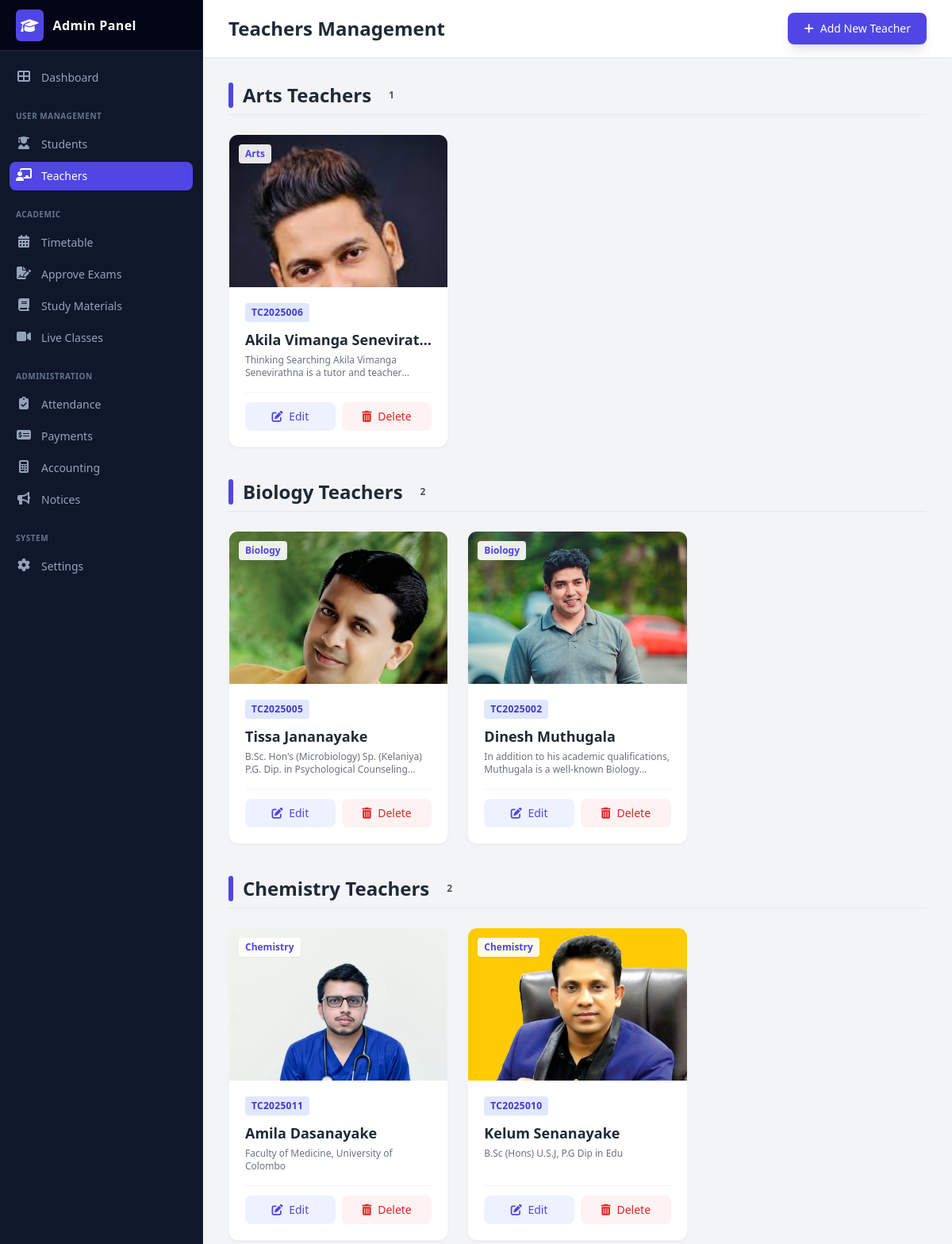
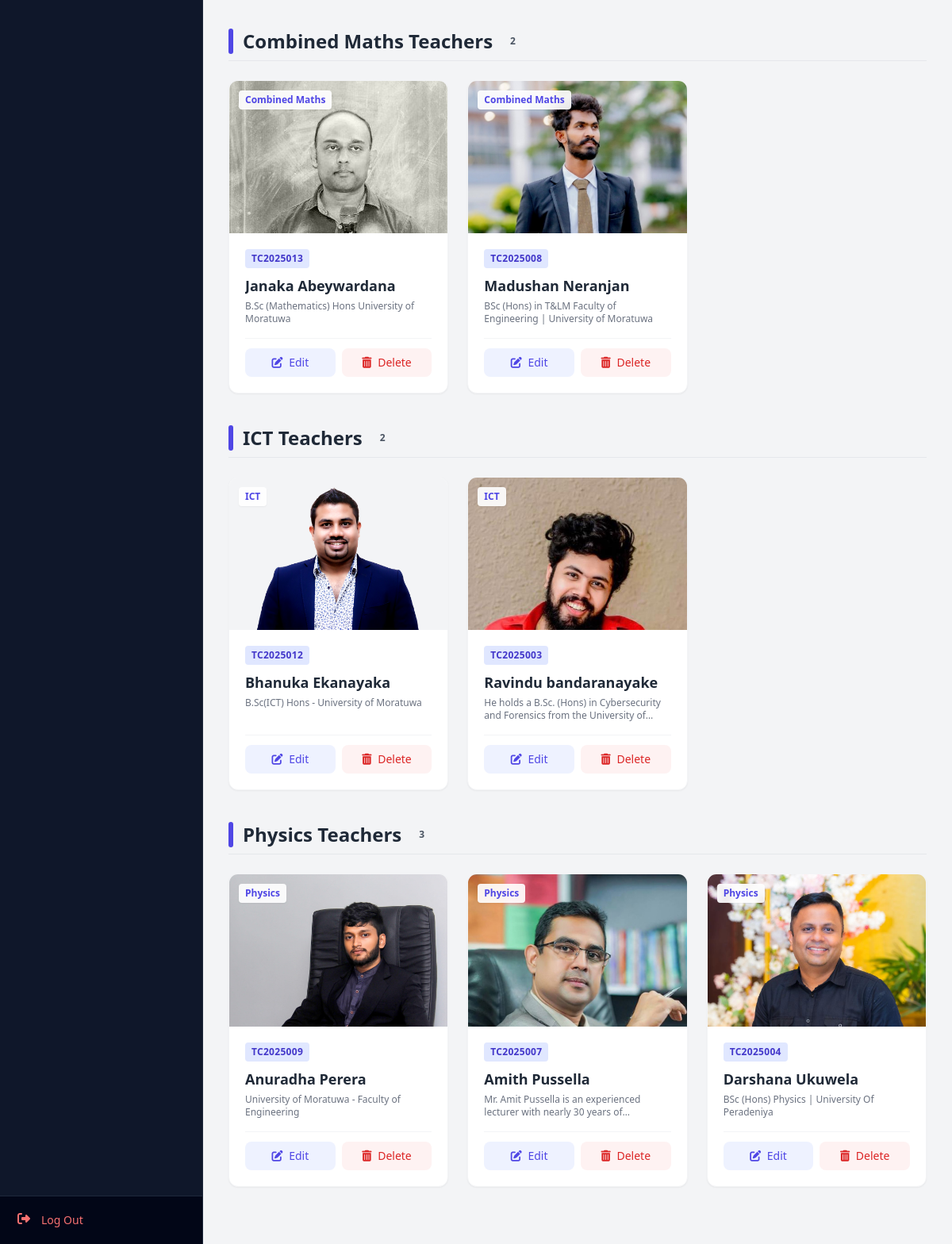
Page /admin/teachers.php on the committed database (2 pictures, top to bottom).
### tables this page shows
CREATE TABLE `teachers` (
  `teacher_id` int(11) NOT NULL,
  `teacher_number` varchar(20) NOT NULL,
  `password` varchar(255) NOT NULL,
  `full_name` varchar(150) NOT NULL,
  `phone` varchar(20) NOT NULL,
  `subject` varchar(100) NOT NULL,
  `description` text DEFAULT NULL,
  `qualifications` text DEFAULT NULL,
  `image` varchar(255) DEFAULT NULL,
  `status` int(1) NOT NULL DEFAULT 1,
  `created_at` timestamp NOT NULL DEFAULT current_timestamp()
);

### admin/teachers.php (the view, shortened to what this page needs)
<?php
include 'db_con.php';
?>
<!DOCTYPE html>
<html lang="en">
<head>
    <script src="https://cdn.tailwindcss.com"></script>
    <link rel="stylesheet" href="https://cdnjs.cloudflare.com/ajax/libs/font-awesome/6.4.0/css/all.min.css">
</head>
<body class="bg-gray-100 font-sans antialiased">
    <?php include('includes/sidebar.php'); ?>
    <div class="ml-64 flex flex-col min-h-screen">
        <header class="bg-white shadow-sm py-4 px-8 flex justify-between items-center sticky top-0 z-40">
            <h2 class="text-2xl font-bold text-gray-800">Teachers Management</h2>
            <div class="flex items-center gap-4">
                <a href="add_teacher.php" class="bg-indigo-600 text-white px-5 py-2.5 rounded-lg text-sm font-medium hover:bg-indigo-700 transition shadow-lg flex items-center gap-2">
                    <i class="fas fa-plus"></i> Add New Teacher
                </a>
            </div>
        </header>
        <main class="p-8">
            <?php
            $sql = "SELECT * FROM teachers WHERE status = 1 ORDER BY subject ASC, teacher_id DESC";
            $result = $conn->query($sql);
            $teachers_by_subject = [];
            if ($result->num_rows > 0) {
                while($row = $result->fetch_assoc()) {
                    $teachers_by_subject[$row['subject']][] = $row;
                }
            }
            if (!empty($teachers_by_subject)) {
                foreach ($teachers_by_subject as $subject => $teachers) {
            ?>
                <div class="mb-10">
                    <div class="flex items-center gap-3 mb-6 border-b border-gray-200 pb-2">
                        <div class="h-8 w-1.5 bg-indigo-600 rounded-full"></div>
                        <h2 class="text-2xl font-bold text-gray-800"><?php echo htmlspecialchars($subject); ?> Teachers</h2>
                        <span class="bg-gray-100 text-gray-600 text-xs font-semibold px-2.5 py-0.5 rounded-full">
                            <?php echo count($teachers); ?>
                        </span>
                    </div>
                    <div class="grid grid-cols-1 md:grid-cols-2 lg:grid-cols-3 xl:grid-cols-4 gap-6">
                        <?php foreach ($teachers as $row) {
                            $img = $row['image'];
                            $imgPath = "../assets/images/teachers/" . $img;
                        ?>
                        <div class="bg-white rounded-xl shadow-sm border border-gray-100 overflow-hidden hover:shadow-md transition group">
                            <div class="relative h-48 overflow-hidden bg-gray-100">
                                <img src="<?php echo $imgPath; ?>" alt="<?php echo htmlspecialchars($row['full_name']); ?>"
                                     class="w-full h-full object-cover object-top transition-transform duration-500 group-hover:scale-105">
                                <div class="absolute top-3 left-3 bg-white/90 backdrop-blur-sm px-2 py-1 rounded text-xs font-bold text-indigo-600 shadow-sm">
                                    <?php echo htmlspecialchars($row['subject']); ?>
                                </div>
                            </div>
                            <div class="p-5">
                                <div class="flex justify-between items-center mb-2">
                                    <span class="bg-indigo-100 text-indigo-700 text-xs font-bold px-2 py-1 rounded uppercase tracking-wide">
                                        <?php echo isset($row['teacher_number']) ? htmlspecialchars($row['teacher_number']) : 'NO ID'; ?>
                                    </span>
                                </div>
                                <h3 class="font-bold text-gray-800 text-lg mb-1 truncate"><?php echo htmlspecialchars($row['full_name']); ?></h3>
                                <p class="text-gray-500 text-xs mb-4 line-clamp-2 h-8"><?php echo htmlspecialchars($row['description']); ?></p>
                                <div class="flex gap-2 pt-3 border-t border-gray-100">
                                    <a href="edit_teacher.php?id=<?php echo $row['teacher_id']; ?>"
                                       class="flex-1 bg-indigo-50 text-indigo-600 py-2 rounded-lg text-sm font-medium hover:bg-indigo-100 transition text-center group-hover:bg-indigo-600 group-hover:text-white">
                                        <i class="fas fa-edit mr-1"></i> Edit
                                    </a>
                                    <a href="delete_teacher.php?id=<?php echo $row['teacher_id']; ?>"
                                       onclick="return confirm('Are you sure you want to remove this teacher?');"
                                       class="flex-1 bg-red-50 text-red-600 py-2 rounded-lg text-sm font-medium hover:bg-red-100 transition text-center group-hover:bg-red-600 group-hover:text-white">
                                        <i class="fas fa-trash-alt mr-1"></i> Delete
                                    </a>
                                </div>
                            </div>
                        </div>
                        <?php }  ?>
                    </div>
                </div>
                <?php
                }
            } ?>
        </main>
    </div>
</body>
</html>

### admin/includes/sidebar.php (shortened to what this page needs)
<?php
function getAdminActive($page) {
    $current_page = basename($_SERVER['PHP_SELF']);
    if ($current_page == $page) {
        return 'bg-indigo-600 text-white shadow-sm';
    } else {
        return 'text-slate-400 hover:bg-slate-800 hover:text-white';
    }
}
?>
<aside id="logo-sidebar" class="fixed top-0 left-0 z-40 w-64 h-screen transition-transform -translate-x-full bg-slate-900 border-r border-slate-800 sm:translate-x-0 flex flex-col font-sans" aria-label="Sidebar">
   <div class="h-16 flex items-center px-5 border-b border-slate-800 bg-slate-950">
      <a href="dashboard.php" class="flex items-center gap-3 group">
         <div class="p-1.5 bg-indigo-600 rounded-md group-hover:bg-indigo-500 transition-colors">
            <i class="fas fa-graduation-cap text-white text-lg"></i>
         </div>
         <span class="self-center text-base font-bold whitespace-nowrap text-white tracking-wide">Admin Panel</span>
      </a>
   </div>
   <div class="flex-1 px-3 py-4 overflow-y-auto custom-scrollbar">
      <ul class="space-y-1 font-medium">
         <li>
            <a href="dashboard.php" class="flex items-center p-2 rounded-lg transition-all duration-200 group <?php echo getAdminActive('dashboard.php'); ?>">
               <i class="fas fa-th-large w-5 h-5 transition duration-75 text-center"></i>
               <span class="ms-3 text-sm">Dashboard</span>
            </a>
         </li>
         <li class="pt-3 pb-1 px-2">
             <span class="text-[10px] font-bold text-slate-500 uppercase tracking-wider">User Management</span>
         </li>
         <li>
            <a href="student.php" class="flex items-center p-2 rounded-lg transition-all duration-200 group <?php echo getAdminActive('student.php'); ?>">
               <i class="fas fa-user-graduate w-5 h-5 transition duration-75 text-center"></i>
               <span class="ms-3 text-sm">Students</span>
            </a>
         </li>
         <li>
            <a href="teachers.php" class="flex items-center p-2 rounded-lg transition-all duration-200 group <?php echo getAdminActive('teachers.php'); ?>">
               <i class="fas fa-chalkboard-teacher w-5 h-5 transition duration-75 text-center"></i>
               <span class="ms-3 text-sm">Teachers</span>
            </a>
         </li>
         <li class="pt-3 pb-1 px-2">
             <span class="text-[10px] font-bold text-slate-500 uppercase tracking-wider">Academic</span>
         </li>
         <li>
            <a href="timetable.php" class="flex items-center p-2 rounded-lg transition-all duration-200 group <?php echo getAdminActive('timetable.php'); ?>">
               <i class="fas fa-calendar-alt w-5 h-5 transition duration-75 text-center"></i>
               <span class="ms-3 text-sm">Timetable</span>
            </a>
         </li>
         <li>
            <a href="approve_exams.php" class="flex items-center p-2 rounded-lg transition-all duration-200 group <?php echo getAdminActive('approve_exams.php'); ?>">
               <i class="fas fa-file-signature w-5 h-5 transition duration-75 text-center"></i>
               <span class="ms-3 text-sm">Approve Exams</span>
            </a>
         </li>
         <li>
            <a href="manage_study_materials.php" class="flex items-center p-2 rounded-lg transition-all duration-200 group <?php echo getAdminActive('manage_study_materials.php'); ?>">
               <i class="fas fa-book w-5 h-5 transition duration-75 text-center"></i>
               <span class="ms-3 text-sm">Study Materials</span>
            </a>
         </li>
         <li>
            <a href="manage_live_class.php" class="flex items-center p-2 rounded-lg transition-all duration-200 group <?php echo getAdminActive('manage_live_class.php'); ?>">
               <i class="fas fa-video w-5 h-5 transition duration-75 text-center"></i>
               <span class="ms-3 text-sm">Live Classes</span>
            </a>
         </li>
         <li class="pt-3 pb-1 px-2">
             <span class="text-[10px] font-bold text-slate-500 uppercase tracking-wider">Administration</span>
         </li>
         <li>
            <a href="mark_attendance.php" class="flex items-center p-2 rounded-lg transition-all duration-200 group <?php echo getAdminActive('mark_attendance.php'); ?>">
               <i class="fas fa-clipboard-check w-5 h-5 transition duration-75 text-center"></i>
               <span class="ms-3 text-sm">Attendance</span>
            </a>
         </li>
         <li>
            <a href="payments.php" class="flex items-center p-2 rounded-lg transition-all duration-200 group <?php echo getAdminActive('payments.php'); ?>">
               <i class="fas fa-money-check-alt w-5 h-5 transition duration-75 text-center"></i>
               <span class="ms-3 text-sm">Payments</span>
            </a>
         </li>
         <li>
            <a href="accounting.php" class="flex items-center p-2 rounded-lg transition-all duration-200 group <?php echo getAdminActive('accounting.php'); ?>">
               <i class="fas fa-calculator w-5 h-5 transition duration-75 text-center"></i>
               <span class="ms-3 text-sm">Accounting</span>
            </a>
         </li>
         <li>
            <a href="manage_notices.php" class="flex items-center p-2 rounded-lg transition-all duration-200 group <?php echo getAdminActive('manage_notices.php'); ?>">
               <i class="fas fa-bullhorn w-5 h-5 transition duration-75 text-center"></i>
               <span class="ms-3 text-sm">Notices</span>
            </a>
         </li>
         <li class="pt-3 pb-1 px-2">
             <span class="text-[10px] font-bold text-slate-500 uppercase tracking-wider">System</span>
         </li>
         <li>
            <a href="settings.php" class="flex items-center p-2 rounded-lg transition-all duration-200 group <?php echo getAdminActive('settings.php'); ?>">
               <i class="fas fa-cog w-5 h-5 transition duration-75 text-center"></i>
               <span class="ms-3 text-sm">Settings</span>
            </a>
         </li>
      </ul>
   </div>
   <div class="p-3 border-t border-slate-800 bg-slate-950">
      <a href="logout.php" class="flex items-center p-2 text-red-400 rounded-lg hover:bg-red-500/10 hover:text-red-300 transition-all duration-200 group">
         <i class="fas fa-sign-out-alt w-5 h-5 text-center transition duration-75"></i>
         <span class="ms-3 text-sm font-medium">Log Out</span>
      </a>
   </div>
</aside>

### admin/teachers.php (style rules this page uses)
body { font-family: 'Poppins', sans-serif; }

### rows in the picture
teachers: image (picture), subject "Arts", teacher_number "TC2025006", full_name "Akila Vimanga Senevirat…", description "Thinking Searching Akila Vimanga Senevirathna is a tutor and…"
teachers: image (picture), subject "Biology", teacher_number "TC2025005", full_name "Tissa Jananayake", description "B.Sc. Hon's (Microbiology) Sp. (Kelaniya) P.G. Dip. in Psychological…"
teachers: image (picture), subject "Biology", teacher_number "TC2025002", full_name "Dinesh Muthugala", description "In addition to his academic qualifications, Muthugala is a well-known…"
teachers: image (picture), subject "Chemistry", teacher_number "TC2025011", full_name "Amila Dasanayake", description "Faculty of Medicine, University of Colombo"
teachers: image (picture), subject "Chemistry", teacher_number "TC2025010", full_name "Kelum Senanayake", description "B.Sc (Hons) U.S.J, P.G Dip in Edu"
teachers: image (picture), subject "Combined Maths", teacher_number "TC2025013", full_name "Janaka Abeywardana", description "B.Sc (Mathematics) Hons University of Moratuwa"
teachers: image (picture), subject "Combined Maths", teacher_number "TC2025008", full_name "Madushan Neranjan", description "BSc (Hons) in T&LM Faculty of Engineering | University of Moratuwa"
teachers: image (picture), subject "ICT", teacher_number "TC2025012", full_name "Bhanuka Ekanayaka", description "B.Sc(ICT) Hons - University of Moratuwa"
teachers: image (picture), subject "ICT", teacher_number "TC2025003", full_name "Ravindu bandaranayake", description "He holds a B.Sc. (Hons) in Cybersecurity and Forensics from the University…"
teachers: image (picture), subject "Physics", teacher_number "TC2025009", full_name "Anuradha Perera", description "University of Moratuwa - Faculty of Engineering"
teachers: image (picture), subject "Physics", teacher_number "TC2025007", full_name "Amith Pussella", description "Mr. Amit Pussella is an experienced lecturer with nearly 30 years…"
teachers: image (picture), subject "Physics", teacher_number "TC2025004", full_name "Darshana Ukuwela", description "BSc (Hons) Physics | University Of Peradeniya"

### other values in the picture
$subject "Arts"
count($teachers) "1"
$subject "Biology"
count($teachers) "2"
$subject "Chemistry"
$subject "Combined Maths"
$subject "ICT"
$subject "Physics"
count($teachers) "3"
